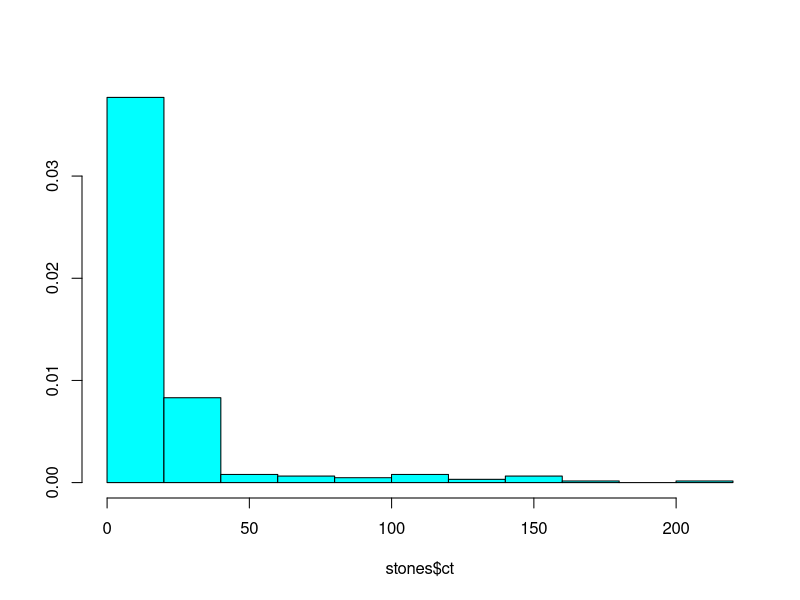
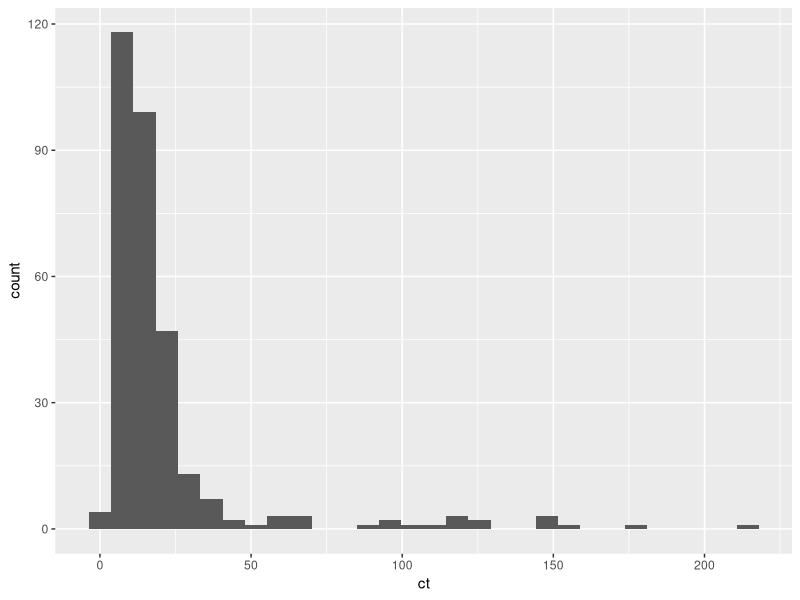
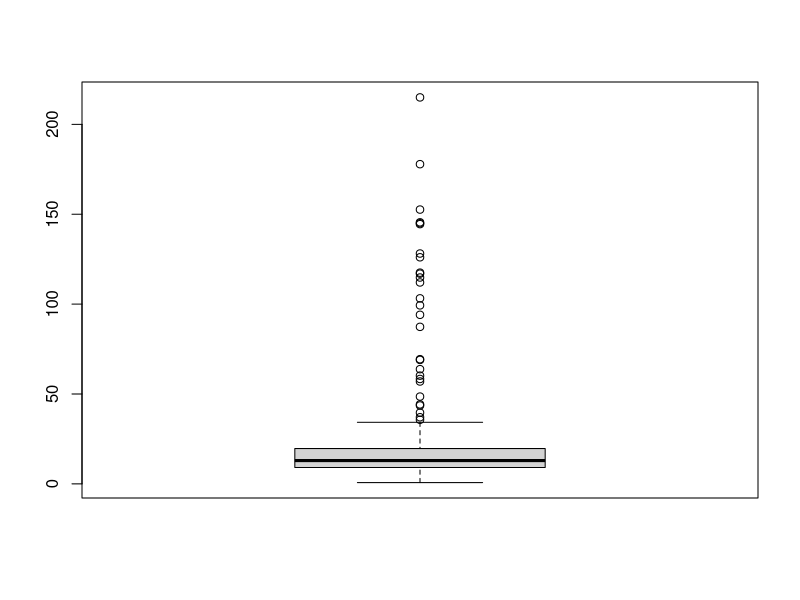
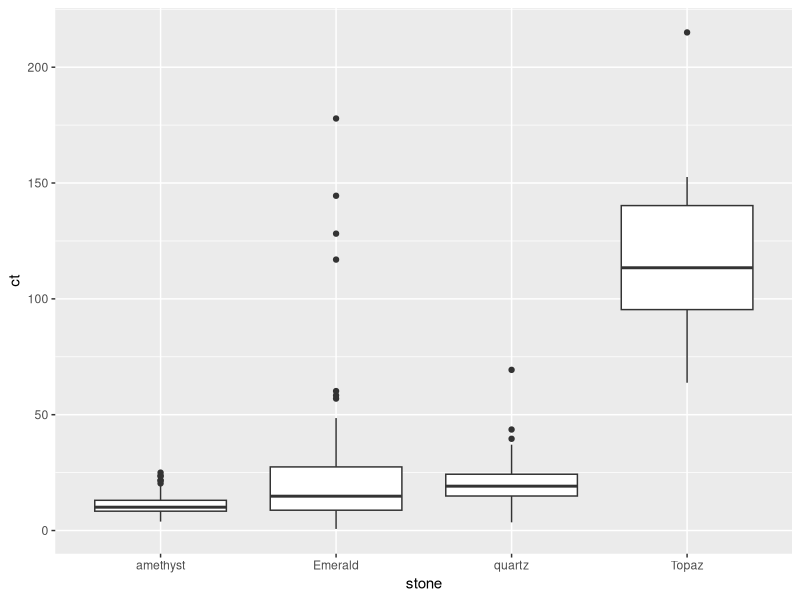
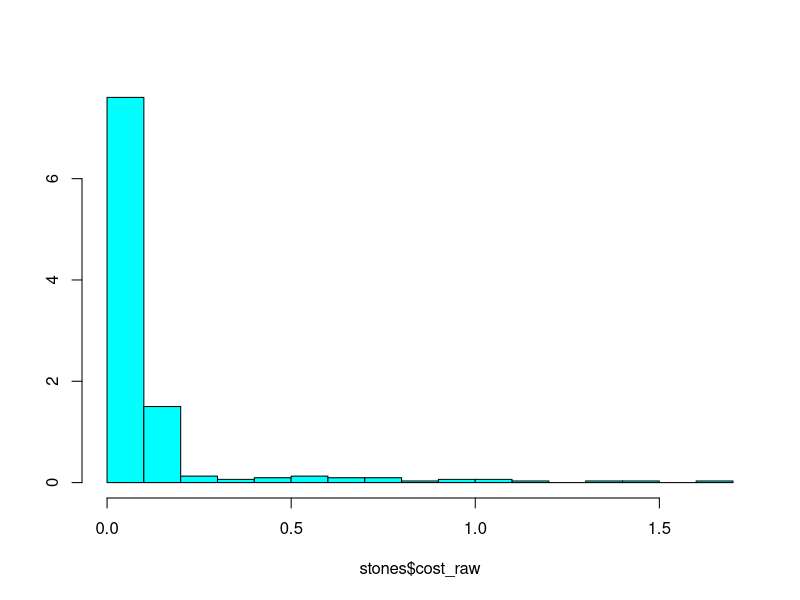
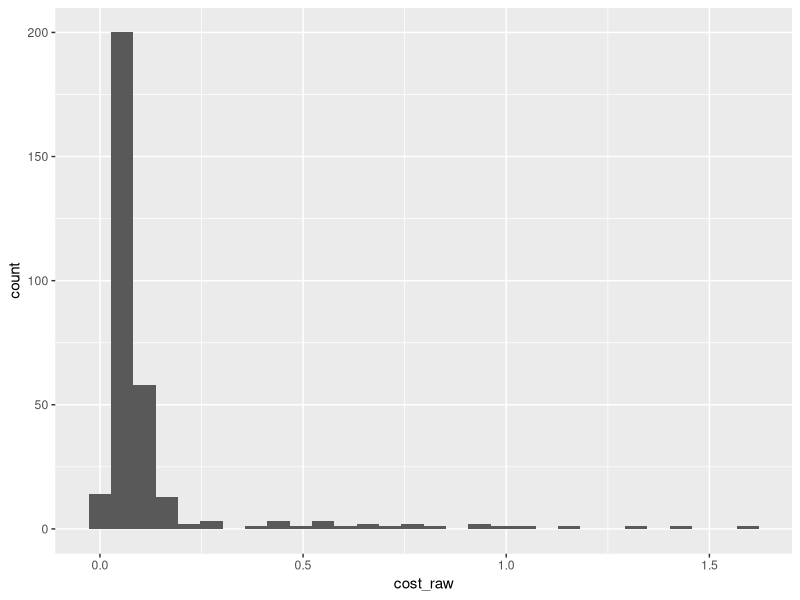
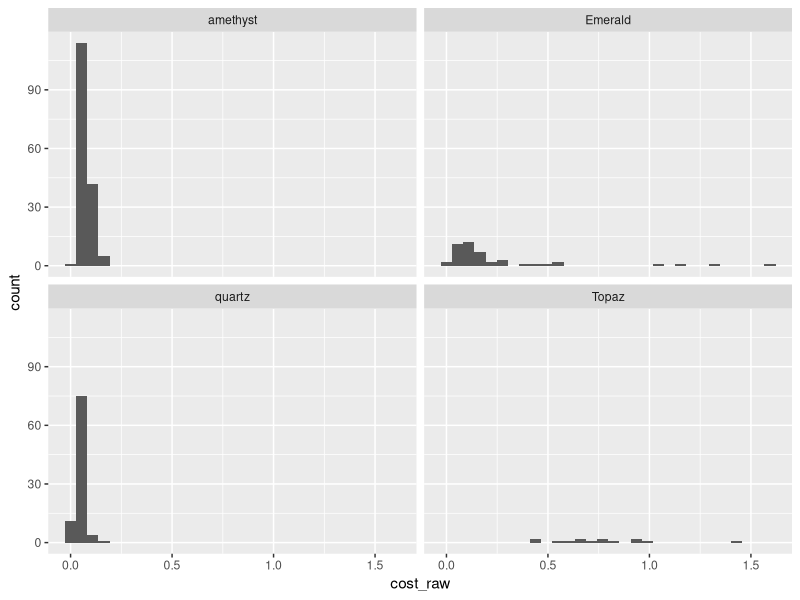
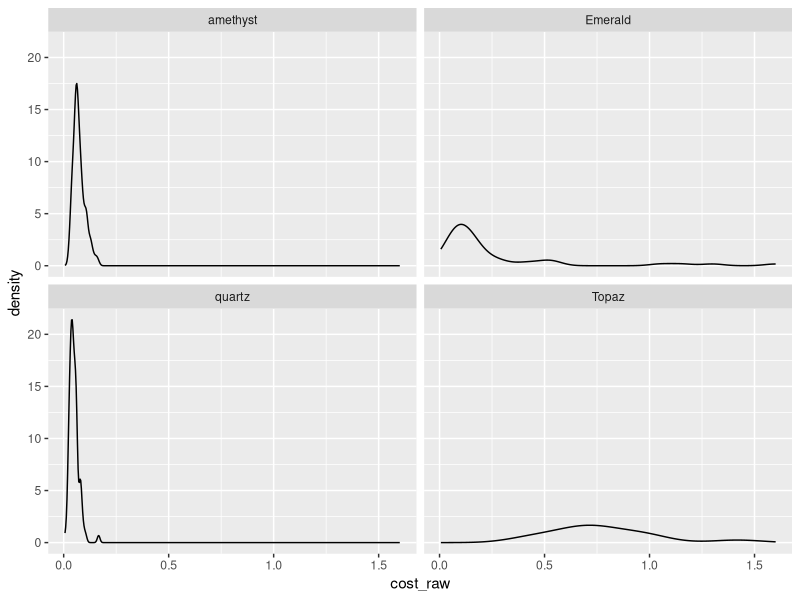

Reproduce these figures in R, in order.
## ---- chunk 1
knitr::opts_chunk$set(echo = TRUE)
## ---- chunk 2
library(MASS)
library(tidyverse)
## ---- chunk 3
stones <- read_csv(file = "./data/stones.csv")
stones$ct <- stones$mass * 5
stones$cost_raw <- stones$mass * stones$`price per gram`
stones$stone <- factor(stones$stone)

## ---- chunk 4
summary(stones$ct)
sd(stones$ct)
summary(stones$cost_raw)
sd(stones$cost_raw)
sumStats <- stones %>%
  group_by(stone) %>%
  summarise(count = n(),
            avgSize = mean(ct),
            sdSize = sd(ct),
            medSize = median(ct),
            largest = max(ct),
            smallest = min(ct))

sumStats
## ---- chunk 5
truehist(stones$ct)
ggplot(data = stones,
       aes(ct)) +
     geom_histogram()

boxplot(stones$ct)

ggplot(data = stones,
       aes(y = ct,
           x = stone)) +
     geom_boxplot()

truehist(stones$cost_raw)

ggplot(data = stones,
       aes(cost_raw)) +
     geom_histogram()

ggplot(data = stones,
       aes(cost_raw)) +
     geom_histogram() +
  facet_wrap( ~ stone)

ggplot(data = stones,
       aes(cost_raw)) +
     geom_density() +
  facet_wrap( ~ stone)
              
              
boxplot(stones$cost_raw)

ggplot(data = stones,
       aes(y = cost_raw,
           x = stone)) +
     geom_boxplot()
